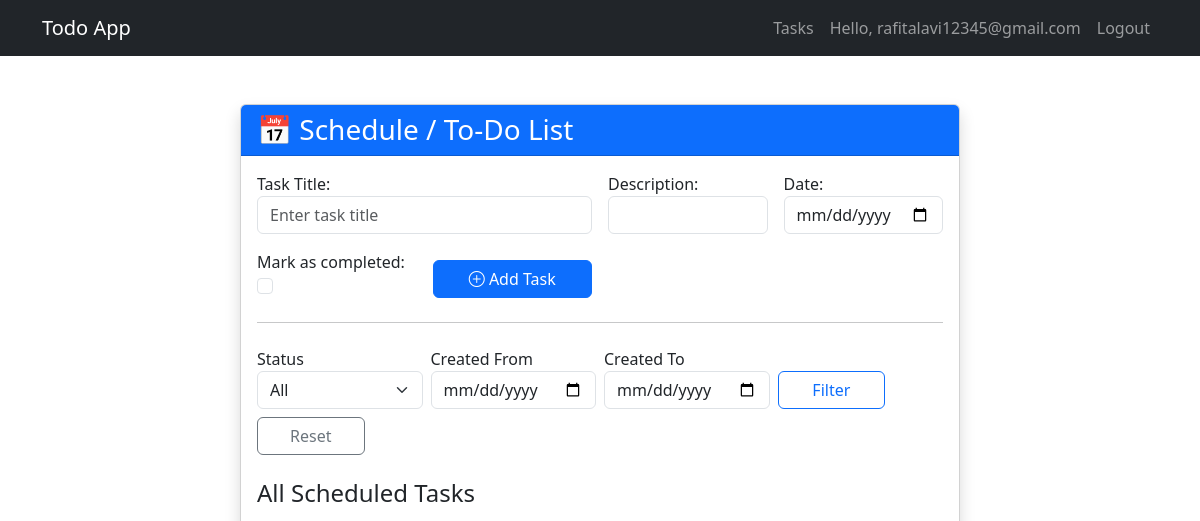
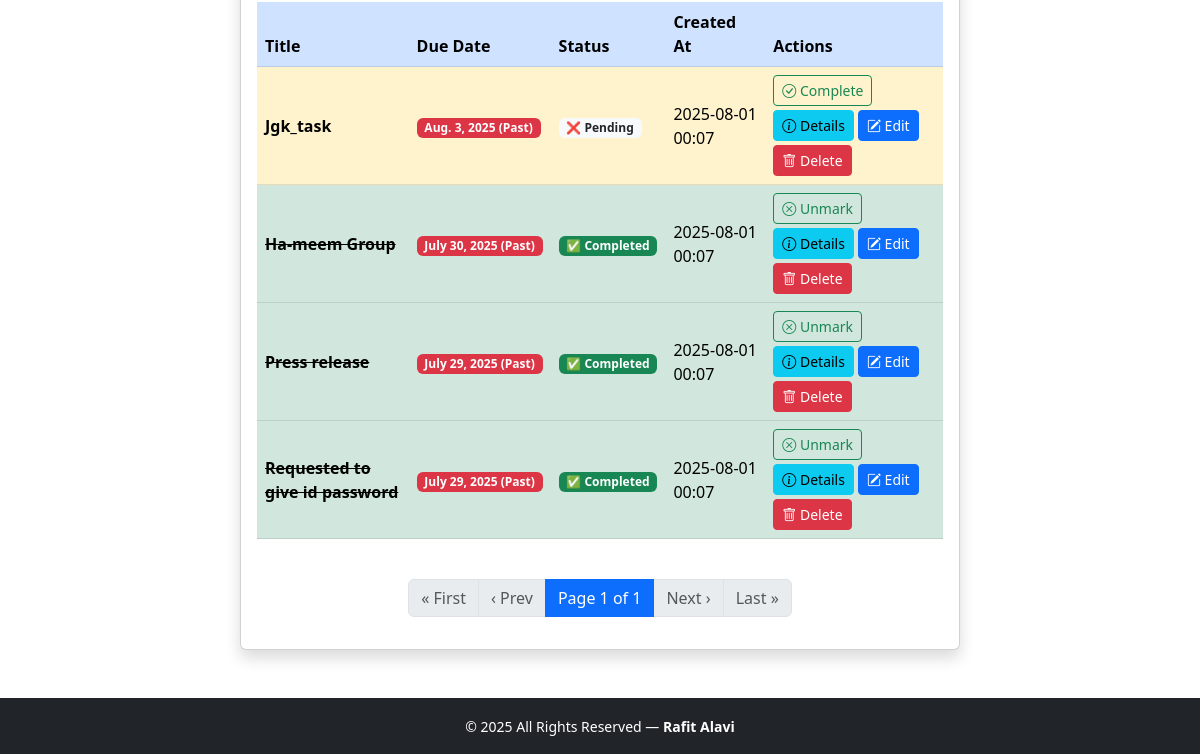
The page / (signed in) on the database as committed earlier (2 pictures, top to bottom).
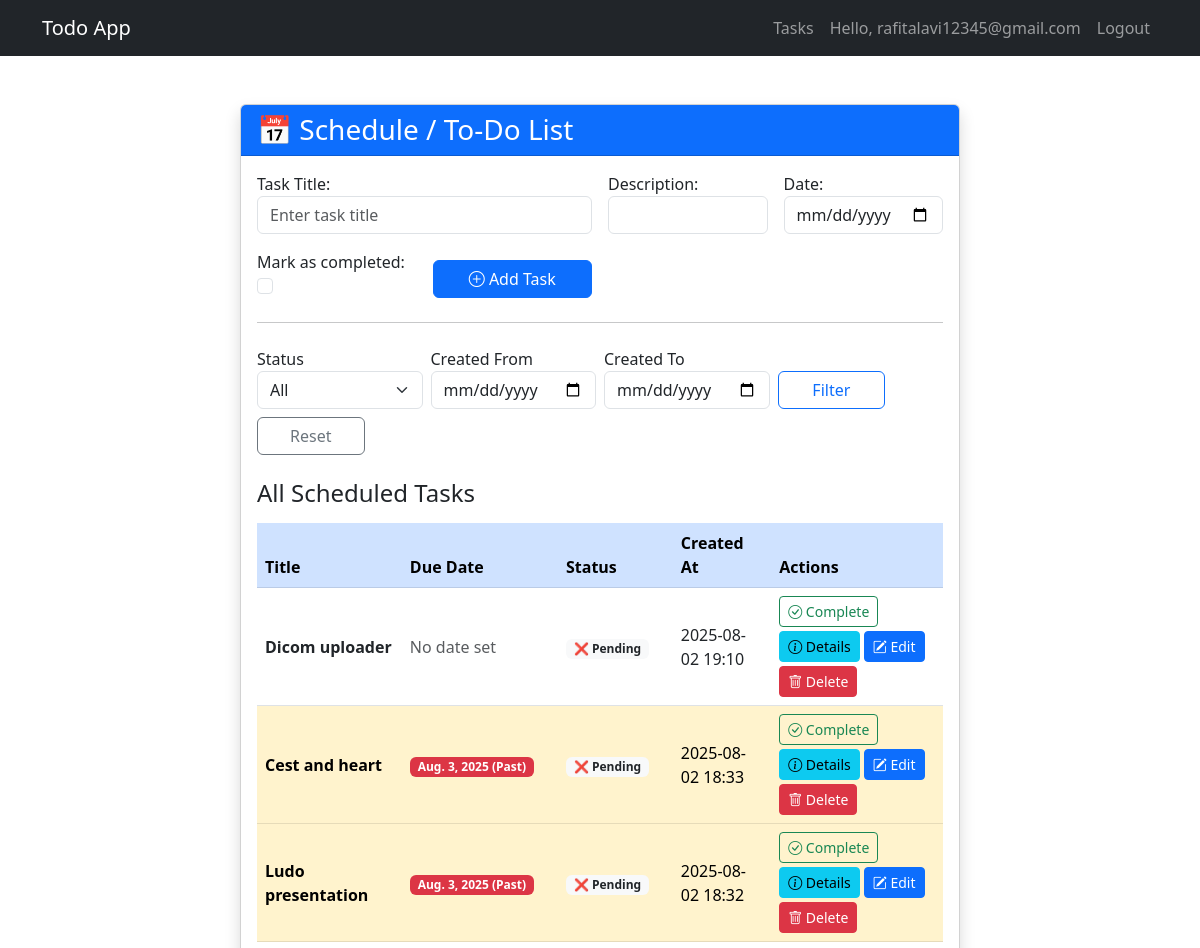
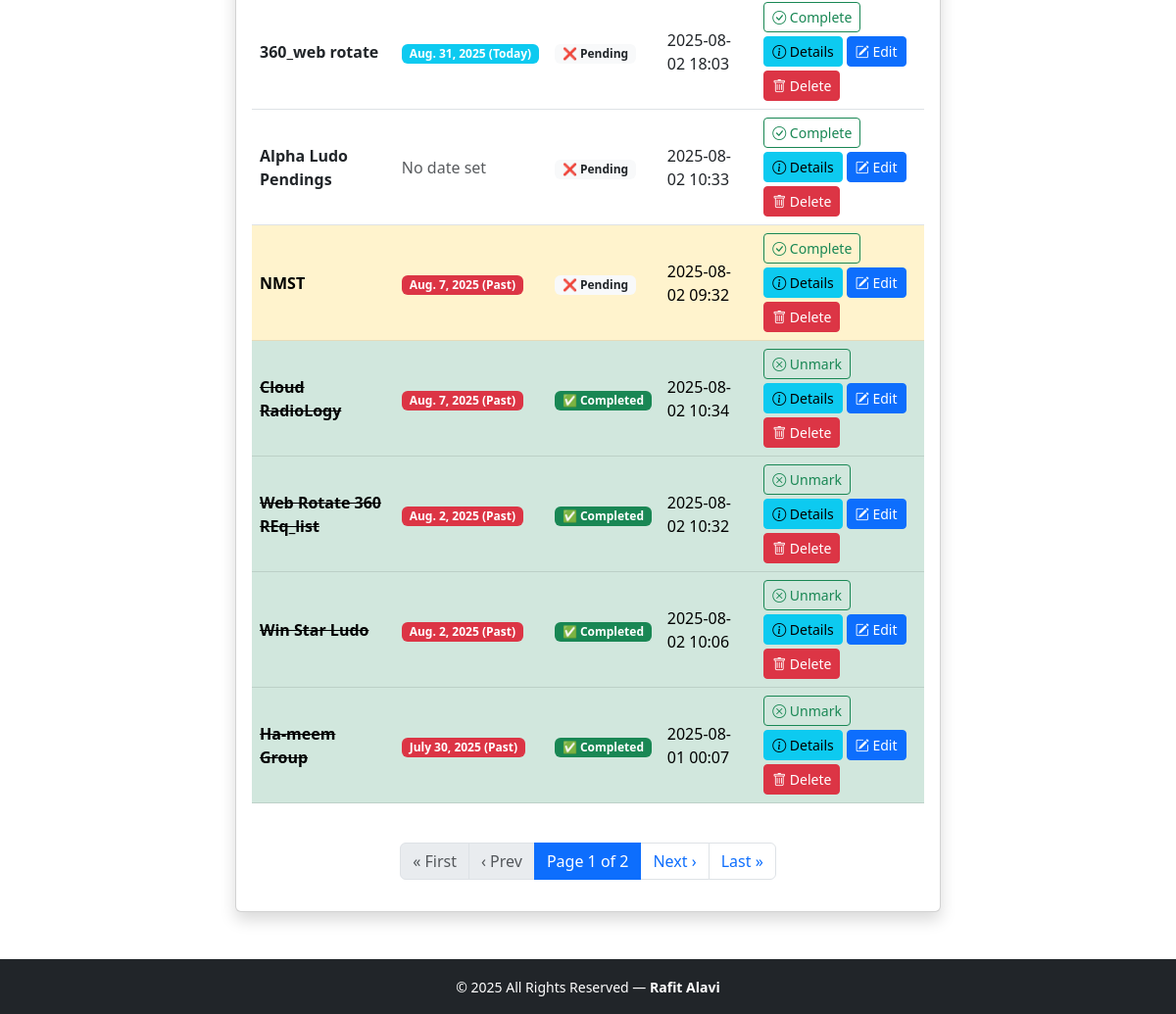
The same page on the database as committed later (2 pictures, top to bottom).
### todoapp/models.py (models this page shows, shortened)
class Task(models.Model):
    user = models.ForeignKey(User, on_delete=models.CASCADE)  # 👈 Link to user
    title = models.CharField(max_length=200)
    completed = models.BooleanField(default=False)
    date = models.DateField(null=True, blank=True)
    description =  RichTextField(blank=True, null=True)
    created_at = models.DateTimeField(auto_now_add=True)
    updated_at = models.DateTimeField(auto_now=True, null=True, blank=True)
    class Meta:
        ordering = ['completed', 'created_at']

### todoapp/views.py (the view, shortened to what this page needs)
# urls.py: path('', views.index, name='index'),
@login_required
def index(request):
    tasks = Task.objects.filter(user=request.user).order_by(Case(
        When(completed=False, then=Value(0)),
        When(completed=True, then=Value(1)),
        output_field=IntegerField(),
    ),
    '-created_at')  # 👈 Only show user's tasks
    status = request.GET.get('status')
    if status == 'completed':
        tasks = tasks.filter(completed=True)
    elif status == 'pending':
        tasks = tasks.filter(completed=False)
    start_created = request.GET.get('start_created')
    end_created = request.GET.get('end_created')
    if start_created:
        tasks = tasks.filter(created_at__date__gte=start_created)
    if end_created:
        tasks = tasks.filter(created_at__date__lte=end_created)
    paginator = Paginator(tasks, 10)
    page_number = request.GET.get('page')
    try:
        page_obj = paginator.get_page(page_number)
    except Exception as e:
        page_obj = paginator.get_page(1)  # Fallback to first page on error
        print(f"Error in pagination: {e}")
    form = TaskForm()
    today = date.today()
    return render(request, 'todoapp/index.html', {
        'tasks': tasks,
        'form': form,
        'today': today,
        'page_obj': page_obj,
    })

### todoapp/templates/todoapp/index.html (shortened to what the changed rows need)
{% extends 'todoapp/base.html' %}
{% block content %}
<div class="container mt-5">
    <div class="row justify-content-center">
        <div class="col-lg-8">
            <div class="card shadow">
                <div class="card-header bg-primary text-white">
                    <h1 class="h3 mb-0">📅 Schedule / To-Do List</h1>
                </div>
                <div class="card-body">
                    <form method="POST" class="mb-4">
                        <div class="row g-3">
                            {% for field in form %}
                            <div class="col-md-{% if field.name == 'title' %}6{% else %}3{% endif %}">
                                {{ field.label_tag }}
                                {{ field }}
                            </div>
                            {% endfor %}
                        </div>
                    </form>
                    <h2 class="h4 mb-3">All Scheduled Tasks</h2>
<div class="table-responsive">
    <table class="table table-hover align-middle">
        <thead class="table-primary">
            <tr>
                <th>Title</th>
                <th>Due Date</th>
                <th>Status</th>
                <th>Created At</th>
                <th>Actions</th>
            </tr>
        </thead>
        <tbody>
            {% for task in page_obj %}
            <tr class="{% if task.completed %}table-success{% elif task.date < today %}table-warning{% endif %}">
                <td>
                    <strong class="{% if task.completed %}text-decoration-line-through{% endif %}">
                        {{ task.title }}
                    </strong>
                </td>
                <td>
                    {% if task.date %}
                        <span class="badge bg-{% if task.date == today %}info
                                            {% elif task.date < today %}danger
                                            {% else %}secondary{% endif %}">
                            {{ task.date }}
                            {% if task.date == today %} (Today)
                            {% elif task.date < today %} (Past)
                            {% else %} (Upcoming)
                            {% endif %}
                        </span>
                    {% else %}
                        <span class="text-muted">No date set</span>
                    {% endif %}
                </td>
                <td>
                    {% if task.completed %}
                        <span class="badge bg-success">✅ Completed</span>
                    {% else %}
                        <span class="badge bg-light text-dark">❌ Pending</span>
                    {% endif %}
                </td>
                <td>{{ task.created_at|date:"Y-m-d H:i" }}</td>
                <td>
                    <div class="d-flex flex-wrap gap-1">
                        <a href="{% url 'toggle_complete' task.id %}" class="btn btn-sm btn-outline-success">
                            {% if task.completed %}
                                <i class="bi bi-x-circle"></i> Unmark
                            {% else %}
                                <i class="bi bi-check-circle"></i> Complete
                            {% endif %}
                        </a>
                        <a href="{% url 'task_detail' task.id %}" class="btn btn-sm btn-info">
                            <i class="bi bi-info-circle"></i> Details
                        </a>
                        <a href="{% url 'edit_task' task.id %}" class="btn btn-sm btn-primary">
                            <i class="bi bi-pencil-square"></i> Edit
                        </a>
                        <a href="{% url 'delete_task' task.id %}" class="btn btn-sm btn-danger"
                           onclick="return confirm('Are you sure you want to delete this task?');">
                            <i class="bi bi-trash"></i> Delete
                        </a>
                    </div>
                </td>
            </tr>
            {% empty %}
            <tr>
                <td colspan="5" class="text-center text-muted py-4">No tasks yet. Add your first task above!</td>
            </tr>
            {% endfor %}
        </tbody>
    </table>
</div>
                        <div class="mt-4">
                            <nav aria-label="Task list pagination">
                                <ul class="pagination justify-content-center">
                                    <li class="page-item active">
                                        <span class="page-link">
                                            Page {{ page_obj.number }} of {{ page_obj.paginator.num_pages }}
                                        </span>
                                    </li>
                                    {% if page_obj.has_next %}
                                    <li class="page-item">
                                        <a class="page-link" href="?page={{ page_obj.next_page_number }}">Next
                                            &rsaquo;</a>
                                    </li>
                                    <li class="page-item">
                                        <a class="page-link" href="?page={{ page_obj.paginator.num_pages }}">Last
                                            &raquo;</a>
                                    </li>
                                    {% else %}
                                    <li class="page-item disabled">
                                        <span class="page-link">Next &rsaquo;</span>
                                    </li>
                                    <li class="page-item disabled">
                                        <span class="page-link">Last &raquo;</span>
                                    </li>
                                    {% endif %}
                                </ul>
                            </nav>
                        </div>
                    </div>
                </div>
            </div>
        </div>
    </div>
</div>
<link rel="stylesheet" href="https://cdn.jsdelivr.net/npm/bootstrap-icons@1.8.0/font/bootstrap-icons.css">
{% endblock %}

Rows that differ between the two databases and show on the page:
no longer on this page (row edited): Task: title "Jgk_task", date "Aug. 3, 2025", shows "(Past)", completed "❌ Pending", created_at "2025-08-01 00:07"
no longer on this page (row unchanged): Task: title "Press release", date "July 29, 2025", shows "(Past)", completed "✅ Completed", created_at "2025-08-01 00:07"
no longer on this page (row unchanged): Task: title "Requested to give id password", date "July 29, 2025", shows "(Past)", completed "✅ Completed", created_at "2025-08-01 00:07"
added Task: title "Dicom uploader", shows "No date set", completed "❌ Pending", created_at "2025-08-02 19:10"
added Task: title "Cest and heart", date "Aug. 3, 2025", shows "(Past)", completed "❌ Pending", created_at "2025-08-02 18:33"
added Task: title "Ludo presentation", date "Aug. 3, 2025", shows "(Past)", completed "❌ Pending", created_at "2025-08-02 18:32"
added Task: title "360_web rotate", date "Aug. 31, 2025", shows "(Today)", completed "❌ Pending", created_at "2025-08-02 18:03"
added Task: title "Alpha Ludo Pendings", shows "No date set", completed "❌ Pending", created_at "2025-08-02 10:33"
added Task: title "NMST", date "Aug. 7, 2025", shows "(Past)", completed "❌ Pending", created_at "2025-08-02 09:32"
added Task: title "Cloud RadioLogy", date "Aug. 7, 2025", shows "(Past)", completed "✅ Completed", created_at "2025-08-02 10:34"
added Task: title "Web Rotate 360 REq_list", date "Aug. 2, 2025", shows "(Past)", completed "✅ Completed", created_at "2025-08-02 10:32"
added Task: title "Win Star Ludo", date "Aug. 2, 2025", shows "(Past)", completed "✅ Completed", created_at "2025-08-02 10:06"
Other text that changed with them:
{{ page_obj.paginator.num_pages }}: "1" → "2"
